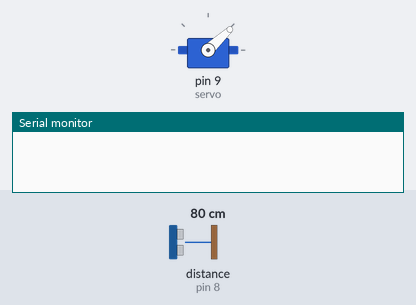
The sketch below on a simulated Arduino Uno, built with avr-gcc and run on an emulated ATmega328P. On the bench: servo, the last lines printed to the serial monitor. Wiring (inferred from the names in the program): ultrasonic range finder: trigger pin 7; echo pin 8. The inputs (shaded band) are chosen by the test bench; at power-on: distance to the obstacle (sensor on pin 8) 80 cm. The echo pulse lasts 58.3 µs per cm.

Above: at 0.45 s.
At 2.2 s:
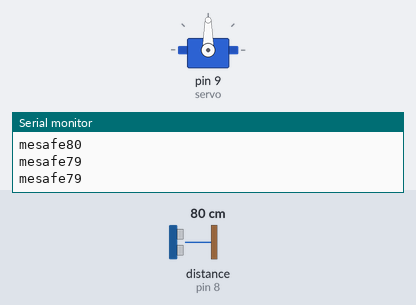
2.3 s: distance to the obstacle (sensor on pin 8) set to 8 cm
3.8 s: distance to the obstacle (sensor on pin 8) set to 5 cm
At 6.2 s:
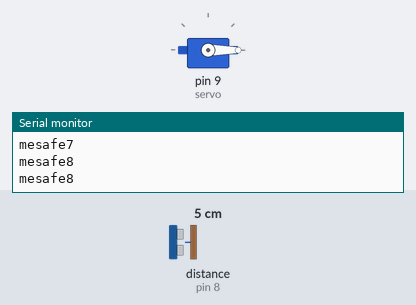
Timing chart, 0 to 12.3 s (numbered marks = the images above; inputs shaded):
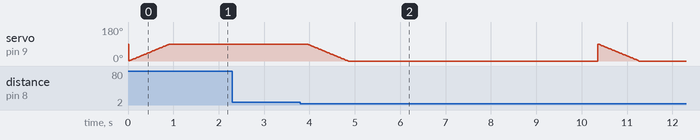

Measured:
- the behaviour switches between 7 and 6 cm on distance to the obstacle (sensor on pin 8) (found by bisection; images 1 and 2)

The sketch:

copkutusu.ino
```cpp
#include <Servo.h>

Servo servo;

const int echo = 8;
const int trig = 7;

int mesafe;
int sure;

int a=0,i=0;
void setup()
{
  Serial.begin(9600);
  servo.attach(9);
  pinMode(trig, OUTPUT);
  pinMode(echo, INPUT);
}

void loop()
{
  digitalWrite(trig, LOW);
  delayMicroseconds(10);
  digitalWrite(trig, HIGH);
  delayMicroseconds(20);
  digitalWrite(trig, LOW);
  sure = pulseIn(echo, HIGH);
  mesafe = (sure / 29.1) / 2;

  if (mesafe <= 5) {
    for(int a=90;a>=0;a-=1){
      servo.write(a);
      delay(10);
    }
    a=0;
  //  servo.write(50);
    delay(5000);
  }
  else {
 if(a<90){
    kapat();
  }

//  servo.write(110);
  }

  if (mesafe > 200)
    mesafe = 200;
  Serial.print("mesafe");
  Serial.println(mesafe);
  delay(500);
}

void kapat(){

    for(i=0;i<=90;i+=1){

        servo.write(i);

        delay(10);
      }
      a=i;
}
```
